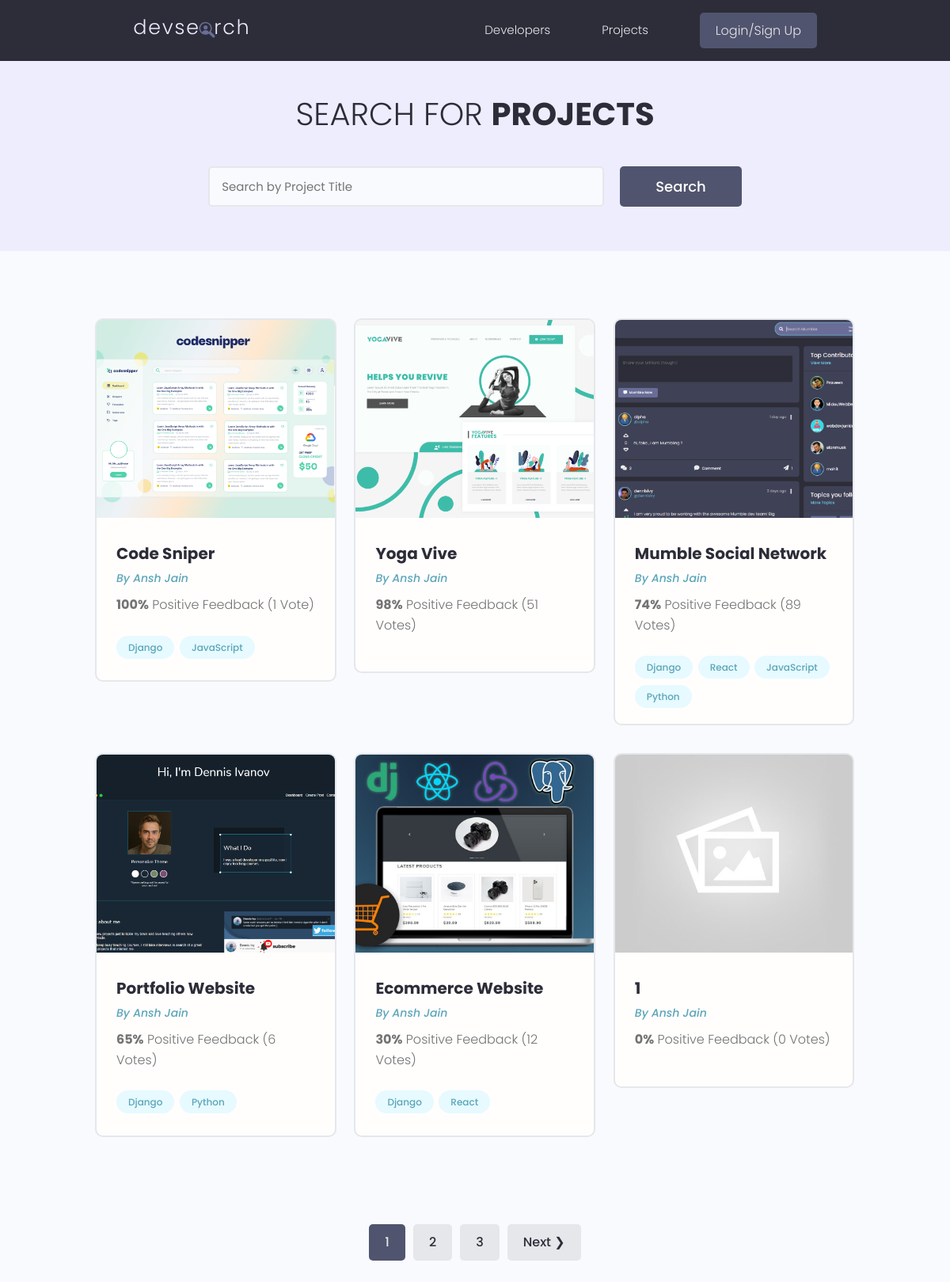
The page /projects/ on the database as committed earlier.
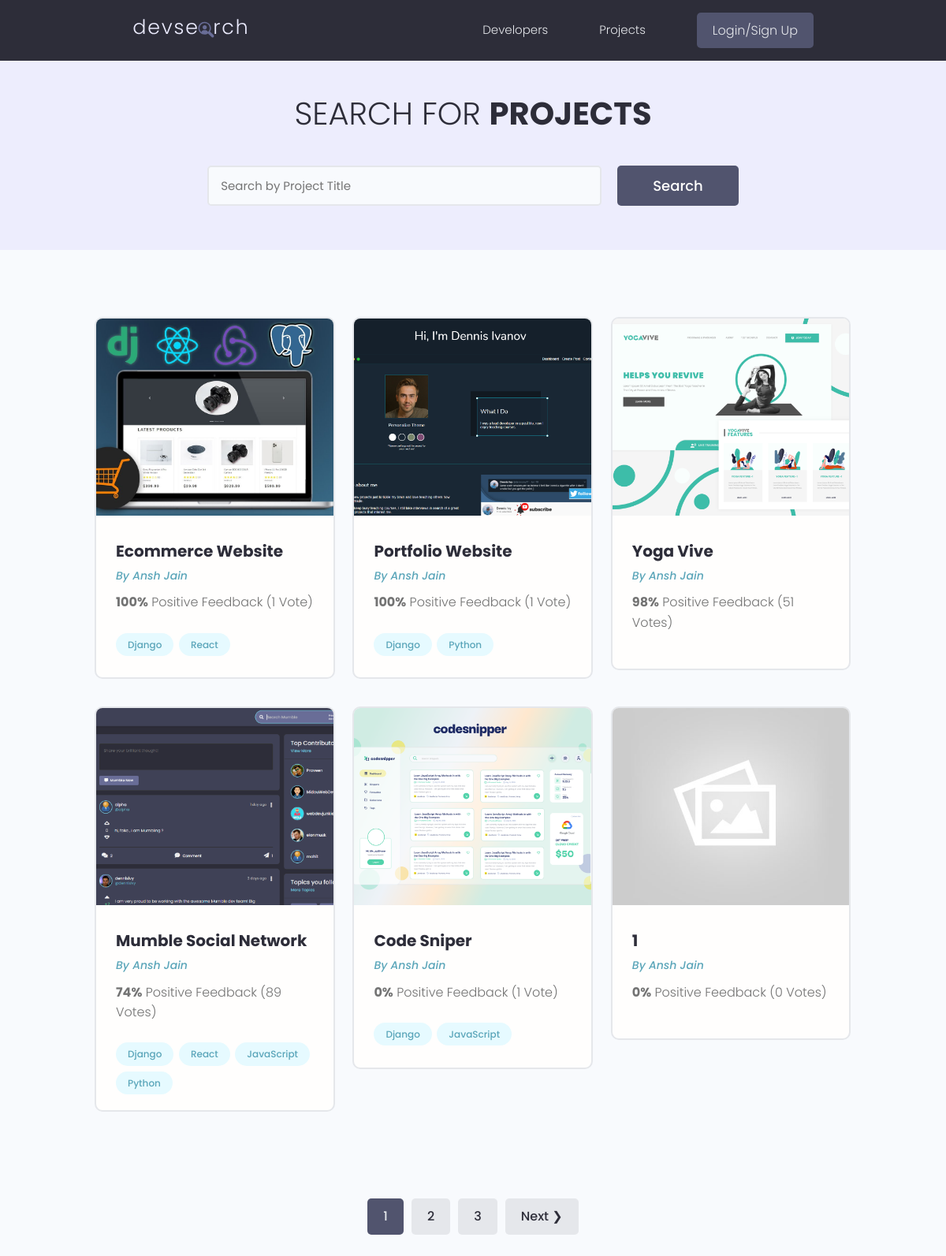
The same page on the database as committed later.
### projects/models.py (models this page shows, shortened)
class Project(models.Model):
    owner = models.ForeignKey(Profile, null = True, blank = True, on_delete=models.SET_NULL)
    title = models.CharField(max_length = 200)
    description = models.TextField(null = True, blank=True) #we can have no data in this
    featured_image = models.ImageField(null = True, blank=True, default="default.jpg")
    demo_link = models.CharField(max_length = 2000, null = True, blank = True)
    source_link = models.CharField(max_length = 2000, null = True, blank = True)
    tags = models.ManyToManyField('Tag', blank = True)
    vote_total = models.IntegerField(default = 0, null = True, blank = True)
    vote_ratio = models.IntegerField(default = 0, null = True, blank = True)
    created = models.DateTimeField(auto_now_add = True)
    id = models.UUIDField(default=uuid.uuid4, unique=True, primary_key = True, editable = False)
    class Meta:
        ordering = ['-vote_ratio', '-vote_total', 'title']

class Tag(models.Model):
    name = models.CharField(max_length =200)
    created = models.DateTimeField(auto_now_add = True)
    id = models.UUIDField(default=uuid.uuid4, unique=True, primary_key = True, editable = False)
    def __str__(self):
        return self.name

### users/models.py (models this page shows, shortened)
class Profile(models.Model):
    user = models.OneToOneField(User, on_delete=models.CASCADE, null = True, blank = True)
    name = models.CharField(max_length=200, blank = True, null = True)
    email = models.EmailField(max_length=500, blank=True, null=True)
    username = models.CharField(max_length=200, blank = True, null = True)
    location = models.CharField(max_length=200, blank = True, null = True)
    short_intro = models.CharField(max_length=200, blank = True, null = True)
    bio = models.TextField(blank = True, null = True)
    profile_image = models.ImageField(null=True, blank=True, upload_to='profiles/', default="profiles/user-default.png")
    social_github = models.CharField(max_length=200, blank = True, null = True)
    social_twitter = models.CharField(max_length=200, blank = True, null = True)
    social_linkedin = models.CharField(max_length=200, blank = True, null = True)
    social_youtube = models.CharField(max_length=200, blank = True, null = True)
    social_website = models.CharField(max_length=200, blank = True, null = True)
    created = models.DateTimeField(auto_now_add = True)
    id = models.UUIDField(default=uuid.uuid4, unique=True, primary_key = True, editable = False)

### projects/views.py (the view)
# urls.py: path('projects/', include('projects.urls')),
def projects(request):
    projects, search_query = searchProjects(request)
    custom_range, projects = paginateProjects(request, projects, 6)
    context = {'projects':projects, 'search_query':search_query, 'custom_range':custom_range}
    return render(request, 'projects/projects.html', context)

### projects/utils.py (called while the page is built)
def paginateProjects(request, projects, results) :
    page = request.GET.get('page')
    paginator = Paginator(projects, results)
    try:
        projects = paginator.page(page)
    except PageNotAnInteger :
        page = 1
        projects = paginator.page(page)
    except EmptyPage:
        page = paginator.num_pages
        projects = paginator.page(page)
    leftIndex = (int(page) - 4)
    if leftIndex < 1:
        leftIndex = 1
    rightIndex = (int(page) + 5)
    if rightIndex > paginator.num_pages:
        rightIndex = paginator.num_pages + 1
    custom_range = range(leftIndex, rightIndex)
    return custom_range, projects

### projects/templates/projects/projects.html (shortened to what this page needs)
{% extends 'main.html' %}
{% block content %}
  <main class="projects">
    <section class="hero-section text-center">
      <div class="container container--narrow">
        <div class="hero-section__box">
          <h2>Search for <span>Projects</span></h2>
        </div>
        <div class="hero-section__search">
          <form id='searchForm' class="form" action="{% url 'projects' %}" method="get">
            <div class="form__field">
              <input class="input input--text" id="formInput#search" type="text" name="search_query"
              value = "{{search_query}}" placeholder="Search by Project Title" />
            </div>
            <input class="btn btn--sub btn--lg" type="submit" value="Search" />
          </form>
        </div>
      </div>
    </section>
    <section class="projectsList">
      <div class="container">
        <div class="grid grid--three">
            {% for project in projects %}
          <div class="column">
            <div class="card project">
              <a href="{% url 'project' project.id %}" class="project">
                <img class="project__thumbnail" src="{{project.featured_image.url}}" alt="project thumbnail" />
                <div class="card__body">
                  <h3 class="project__title">{{project.title}}</h3>
                  <p><a class="project__author" href="{% url 'user-profile' project.owner.id %}">By {{project.owner.name}}</a>
                  </p>
                  <p class="project--rating">
                    <span style="font-weight: bold;">{{project.vote_ratio}}%</span> Positive
                    Feedback ({{project.vote_total}} Vote{{project.vote_total|pluralize:"s"}})
                  </p>
                  <div class="project__tags">
                    {% for tag in project.tags.all %}
                    <span class="tag tag--pill tag--main">
                      <small>{{tag}}</small>
                    </span>
                    {% endfor %}
                  </div>
                </div>
              </a>
            </div>
          </div>
          {% endfor %}
        </div>
      </div>
    </section>
    {% include 'pagination.html' with queryset=projects custom_range=custom_range %}
  </main>
{% endblock content %}

Rows that differ between the two databases and show on the page:
changed Project "Ecommerce Website": vote_ratio "30" → "100"; vote_total "12" → "1"; moves up the list
changed Project "Portfolio Website": vote_ratio "65" → "100"; vote_total "6" → "1"; moves up the list
changed Project "Code Sniper": vote_ratio "100" → "0"; moves down the list
